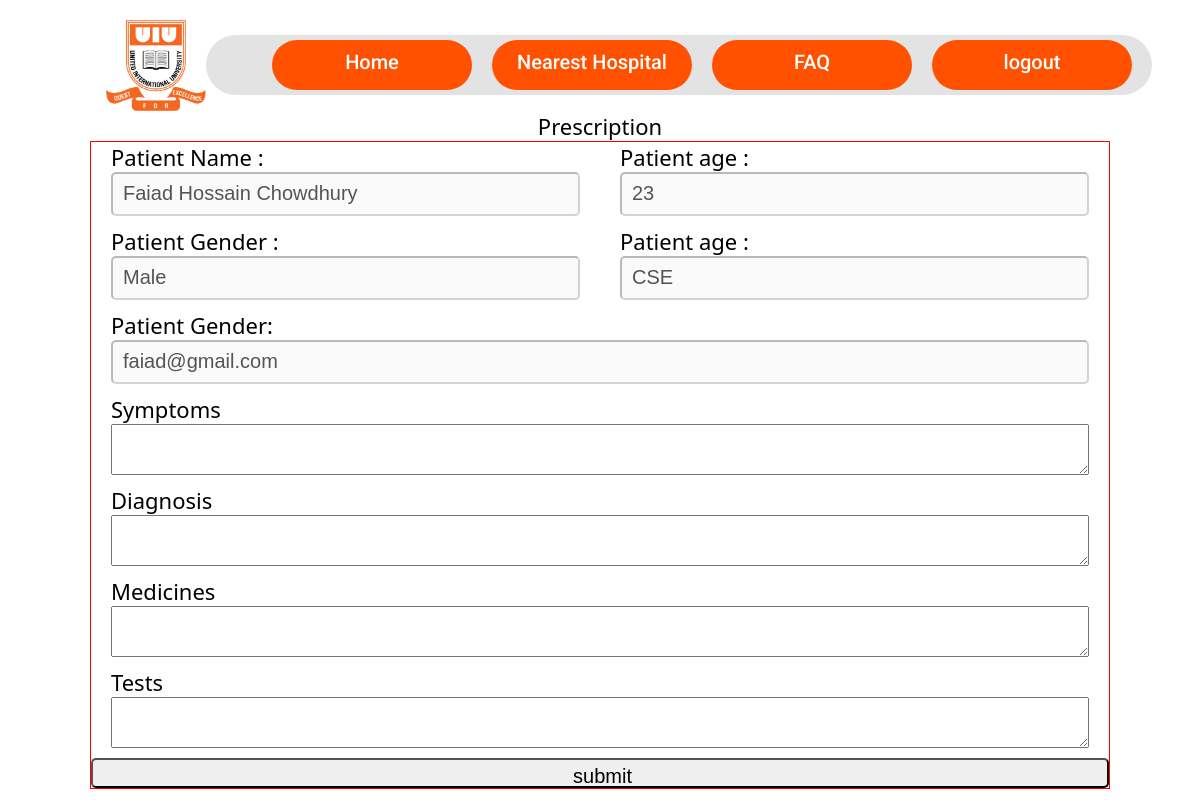
Page /doctor/addprescription/011192066/ (signed in) on the earlier database version.
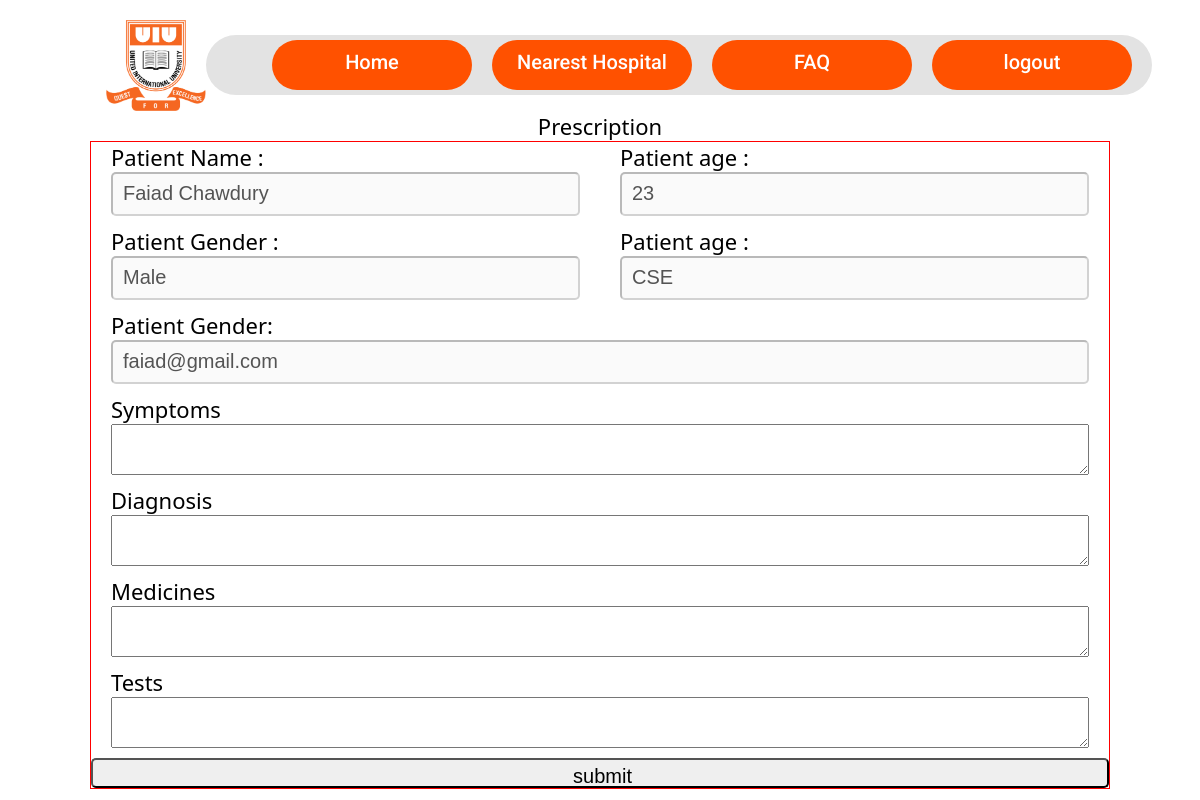
Same page on the later database version.
### Users/models.py (models this page shows, shortened)
class Person(models.Model):
    class UserType(models.TextChoices):
        PATIENT = 'Patient', 'Patient'
        DOCTOR = 'Doctor', 'Doctor'
    class Dpartments(models.TextChoices):
        CSE = 'CSE', 'Computer Science & Engineering'
        EEE = 'EEE', 'Electrial & Electronics Engineering'
        CE = 'CE', 'Civil  Engineering'
        DS = 'DS', 'Data Science and Analytics'
        AD = 'AD', 'Admin'
    class Gender(models.TextChoices):
        MALE = 'Male', 'Male'
        FEMALE = 'Female', 'Female'
    username = models.CharField(max_length=100, unique=True, primary_key=True)
    password = models.CharField(max_length=50)
    first_name = models.CharField(max_length=30)
    last_name = models.CharField(max_length=30)
    email = models.EmailField(unique=True,null=True)
    userprofileimage = models.ImageField(upload_to="profile")
    dob = models.DateField(null=True, blank=True)
    department = models.CharField(max_length=4, choices=Dpartments.choices)
    usertype  = models.CharField(max_length=7, choices=UserType.choices)
    gender = models.CharField(max_length=7, choices=Gender.choices)

### doctor/views.py (the view)
# urls.py: path('addprescription/<username>/', addprescription, name='addprescription'),
def addprescription(request, username):
    if not request.session.get('username'):
        return redirect('index')
    patient = Person.objects.filter(username=username);
    patient = patient.first()
    birthdate_str = patient.dob.strftime('%Y-%m-%d') # Example birthdate in the format YYYY-MM-DD
    birthdate = datetime.datetime.strptime(birthdate_str, '%Y-%m-%d').date()
    today = datetime.date.today()
    age = relativedelta(today, birthdate).years
    doctor = Person.objects.get(username=request.session.get('username'))
    return render(request, 'add_prescription.html', context={"patient": patient, 'age':age, "doctor": doctor})

### doctor/templates/add_prescription.html (shortened to what this page needs)
{% extends "base.html" %}
{% block css %}
    {% load static %}
    {% load django_template_maths %}
    <link rel="stylesheet" href="{% static "prescription.css" %}">
{% endblock %}
{% block content %}
<form action="{% url "save" %}" method="POST">
    <div class="form">
        <div class="prescription-header">
            Prescription
        </div>
        <div class="prescription-body">
            <div class="patientinfo">
                <div class="div1">
                    <label >Patient Name :</label>
                    <input type="text" value="{{patient.first_name}} {{patient.last_name}}" disabled>
                </div>
                <div class="div1">
                    <label >Patient age :</label>
                    <input type="number" value="{{age}}" disabled>
                </div>
            </div>
            <div class="patientinfo">
                <div class="div1">
                    <label >Patient Gender :</label>
                    <input type="text" value="{{patient.gender}}" disabled>
                </div>
                <div class="div1">
                    <label >Patient age :</label>
                    <input type="text" value="{{patient.department}}" disabled>
                </div>
            </div>
            <div class="email">
                <label>Patient Gender:</label>
                <input type="text" value="{{patient.email}}" disabled>
            </div>
            <div class="symptoms">
                <label>Symptoms</label>
                <textarea name="symptoms" id="" cols="30" rows="3"></textarea>
            </div>
            <div class="diagnosis">
                <label>Diagnosis</label>
                <textarea name="diagnosis" id="" cols="30" rows="3"></textarea>
            </div>
            <div class="diagnosis">
                <label>Medicines</label>
                <textarea name="medicine" id="" cols="30" rows="3" style="white-space: pre-wrap;"></textarea>
            </div>
            <div class="diagnosis">
                <label>Tests</label>
                <textarea name="test" id="" cols="30" rows="3"></textarea>
            </div>
            <input type="submit" value="submit">
        </div>
    </div>
</form>
{% endblock %}

Differences in the rows shown:
changed Person "Male": first_name "Faiad Hossain Chowdhury" → "Faiad Chawdury"
